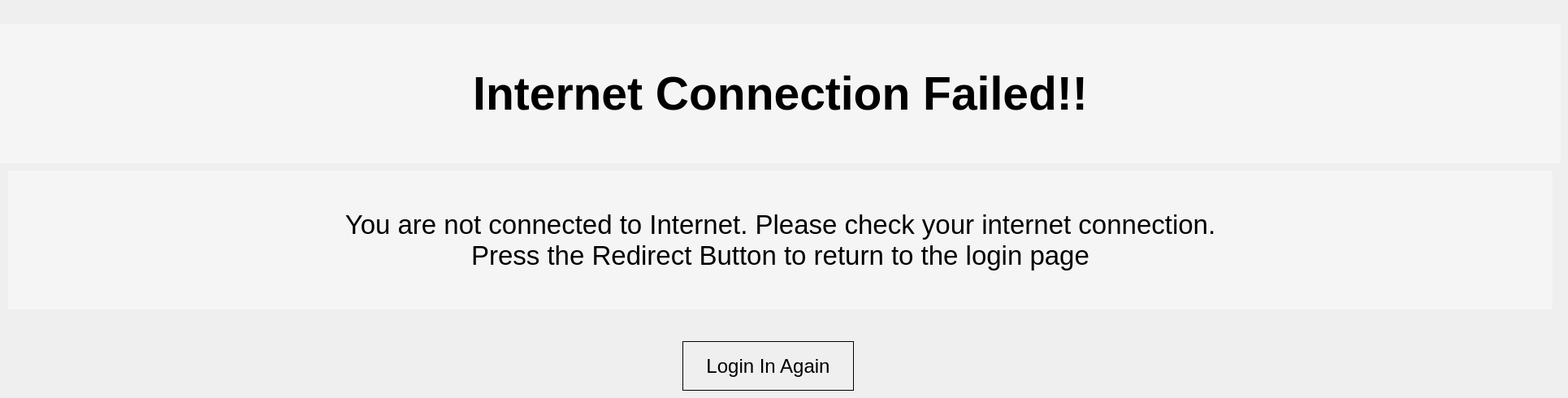
    <widget class="QWidget" name="ExtraPage1">
     <widget class="QLabel" name="label_28">
      <property name="geometry">
       <rect>
        <x>10</x>
        <y>210</y>
        <width>1901</width>
        <height>171</height>
       </rect>
      </property>
      <property name="font">
       <font>
        <pointsize>25</pointsize>
       </font>
      </property>
      <property name="styleSheet">
       <string notr="true">background-color:rgb(245,245,245);</string>
      </property>
      <property name="text">
       <string>You are not connected to Internet. Please check your internet connection. 
Press the Redirect Button to return to the login page</string>
      </property>
      <property name="alignment">
       <set>Qt::AlignCenter</set>
      </property>
     </widget>
     <widget class="QLabel" name="label_29">
      <property name="geometry">
       <rect>
        <x>0</x>
        <y>30</y>
        <width>1921</width>
        <height>171</height>
       </rect>
      </property>
      <property name="font">
       <font>
        <pointsize>43</pointsize>
        <weight>75</weight>
        <bold>true</bold>
       </font>
      </property>
      <property name="styleSheet">
       <string notr="true">background-color:rgb(245,245,245);</string>
      </property>
      <property name="text">
       <string>Internet Connection Failed!!</string>
      </property>
      <property name="alignment">
       <set>Qt::AlignCenter</set>
      </property>
     </widget>
     <widget class="QPushButton" name="pushButton">
      <property name="geometry">
       <rect>
        <x>840</x>
        <y>420</y>
        <width>211</width>
        <height>61</height>
       </rect>
      </property>
      <property name="font">
       <font>
        <pointsize>18</pointsize>
       </font>
      </property>
      <property name="styleSheet">
       <string notr="true">border:1px solid black</string>
      </property>
      <property name="text">
       <string>Login In Again</string>
      </property>
      <property name="autoDefault">
       <bool>true</bool>
      </property>
      <property name="default">
       <bool>true</bool>
      </property>
     </widget>
    </widget>
